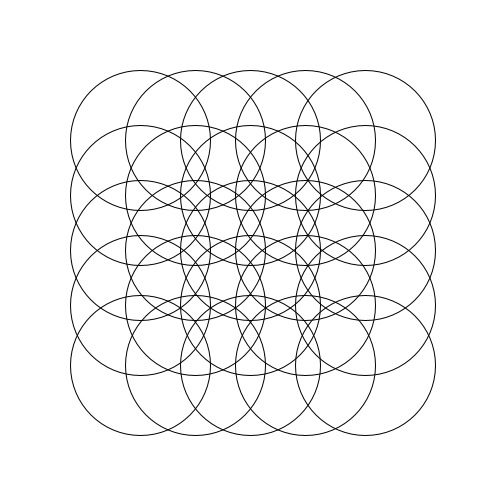
Frame 1 (no input)
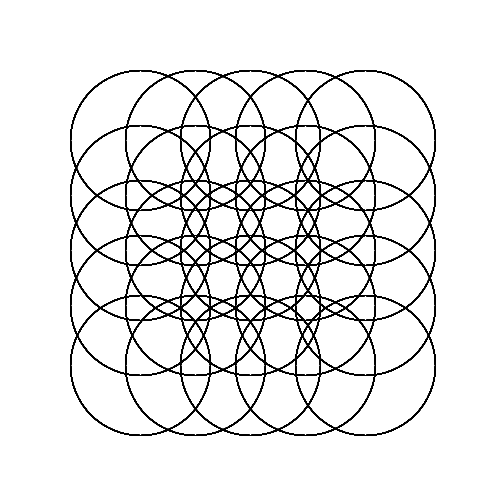
Frame 60 (the mouse pressed at the canvas centre just before this capture)
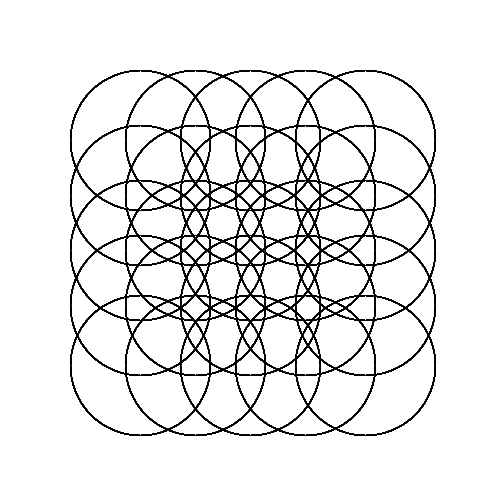
Frame 120 (the mouse held since frame 60 and released just before this capture)

The Processing sketch that drew these frames (run headless with seeded random() and noise(); from frame 60 on, the mouse is pressed at the canvas centre):

// Processing sketch: processing_31623
// ── processing_31623.pde

int x = 140;
int y = 195;
int z = 250;
int v = 305;

void setup ()
{
  size (500, 500);
  noFill ();
  background (255);
  //fill (255, 0, 0, 10);
}

void draw ()
{
  ellipse (z, z, x, x);
  ellipse (z, x, x, x);
  ellipse (y, x, x, x);
  ellipse (v, x, x, x);
  ellipse (365, x, x, x);
  ellipse (x, x, x, x);
  ellipse (z, y, x, x);
  ellipse (z, 305, x, x); 
  ellipse (z, 365, x, x);
  ellipse (y, z, x, x);
  ellipse (v, z, x, x);
  ellipse (365, z, x, x);
  ellipse (v, y, x, x);
  ellipse (365, y, x, x);
  ellipse (x, y, x, x);
  ellipse (v, v, x, x);
  ellipse (365, v, x, x);
  ellipse (x, v, x, x);
  ellipse (y, v, x, x);
  ellipse (y, y, x, x);
  ellipse (y, 365, x, x);
  ellipse (365, 365, x, x);
  ellipse (v, 365, x, x);
  ellipse (x, 365, x, x);
  ellipse (x, z, x, x);
}
